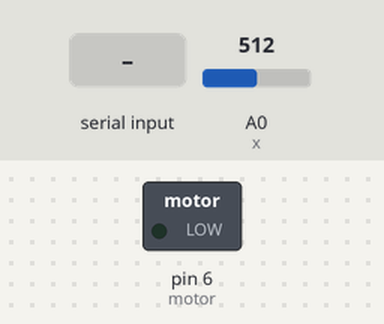
Recording of a sketch running on a simulated Arduino Uno, built with avr-gcc and run on an emulated ATmega328P. On the bench: switched loads named in the sketch (green lamp = pin HIGH). Inputs (shaded band) come from the test bench; at power-on: A0 (x) = 512.

Above: at 1.2 s.
1.3 s: "A" received over Serial
At 2.5 s:
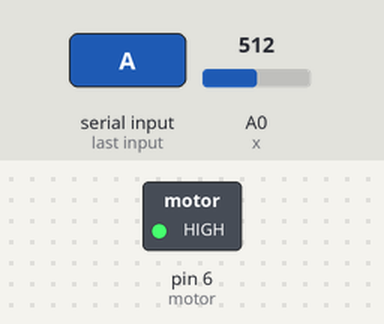
3.0 s: "a" received over Serial
At 3.7 s:
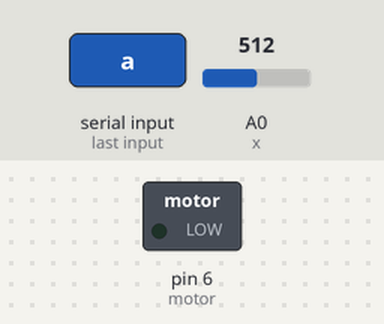
Timing chart, 0 to 6.0 s (numbered marks = the images above; inputs shaded):
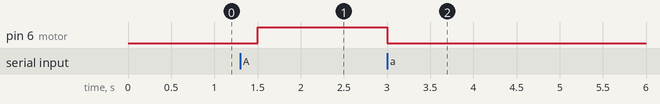

The sketch:

irri.ino
```cpp
int x = A0;

int motor = 6;
void setup() {
  // put your setup code here, to run once:
Serial.begin(9600);
pinMode(x, INPUT);
pinMode(motor, OUTPUT);
digitalWrite(motor, LOW);
}

void loop() {
  // put your main code here, to run repeatedly:
int y = analogRead(x);
y = map(y, 0, 1023, 100, 0);
 while(Serial.available())
 {
  char c = Serial.read();

   if( c == 'A')
  {
  digitalWrite(motor, HIGH);
  }
  else if( c == 'a')
  {
  digitalWrite(motor, LOW);
 }

else{
  digitalWrite(motor, LOW);
}
 }
delay(500);
}
```

Measured:
- after the input at 1.3 s, pin 6 (motor): LOW → HIGH after 0.20 s
- after the input at 3.0 s, pin 6 (motor): HIGH → LOW at once
